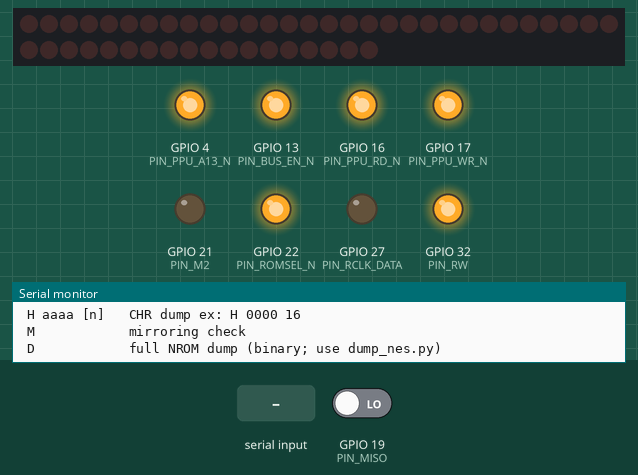
Recording of a program running on a simulated ESP32. Parts: 48 shift-register outputs drawn as a row of LEDs (first output left, lit = HIGH), output pins drawn as LEDs (lit = HIGH), the last lines printed to the serial monitor. Wiring (inferred from the names in the program): 6 × shift register (74HC595): data GPIO 23; shift clock GPIO 18; latch GPIO 33; OE GPIO 25. Wiring (inferred from the signals the program sends): row of LEDs: on Q0, Q1, Q2, Q3, Q4, Q5, Q6, Q7, Q8, Q9, Q10, Q11, Q12, Q13, Q14, Q15, Q16, Q17, Q18, Q19, Q20, Q21, Q22, Q23, Q24, Q25, Q26, Q27, Q28, Q29, Q30, Q31, Q32, Q33, Q34, Q35, Q36, Q37, Q38, Q39, Q40, Q41, Q42, Q43, Q44, Q45, Q46, Q47. Inputs (shaded band) come from the test bench; at power-on: GPIO 19 (PIN_MISO) LOW. Pins used as bus, display or sensor lines are not drawn.

Above: at 1.5 s.
1.6 s: "V\n" received over Serial
At 2.7 s:
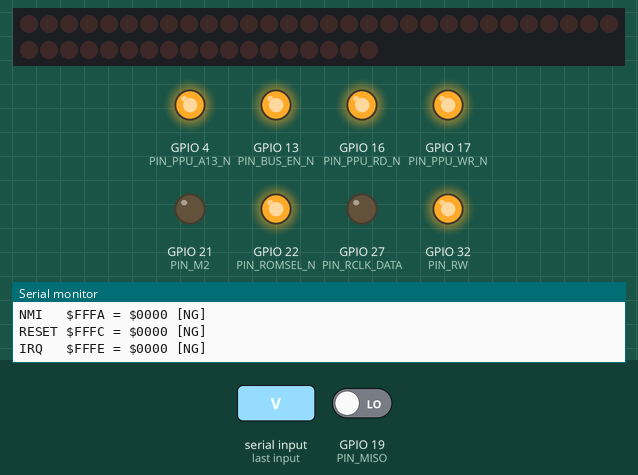
3.1 s: "P\n" received over Serial
At 3.9 s:
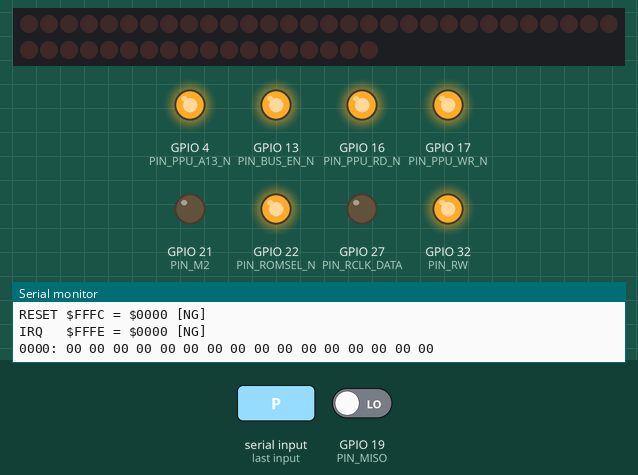
Timing chart, 0 to 6.1 s (numbered marks = the images above; inputs shaded):
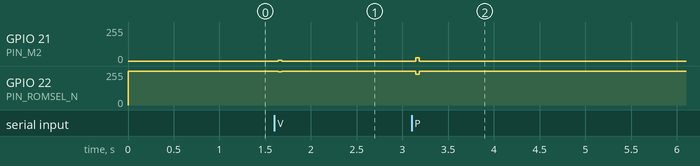

The program:

main.cpp
```cpp
// Famicom ROM Dumper - Bring-up firmware (Hardware.md rev4 準拠)
// シリアル 115200bps。"?" でコマンド一覧。
//
// v2: ハードウェアSPIをやめてビットバングに変更。
//   74HC165 は /PL 直後に QH へ最初のビット(H)を出し、CP の立ち上がりでシフトする。
//   SPI MODE0 は同じ立ち上がりでサンプルするため、ESP32 の入力遅延により
//   シフト後の値を読んで先頭ビットを失う（CPU D7 が消え、末尾に U8:SER=GND の 0 が入る）。
//   ビットバングで「読む → クロック」の順を明示して回避する。
#include <Arduino.h>

// ---- ピン割り当て（Hardware.md §5）----
constexpr int PIN_SCK = 18, PIN_MOSI = 23, PIN_MISO = 19;
constexpr int PIN_RCLK_ADDR = 26, PIN_RCLK_DATA = 27, PIN_OE_DATA_N = 25;
constexpr int PIN_PL_165_N  = 33;
constexpr int PIN_M2 = 21, PIN_ROMSEL_N = 22, PIN_RW = 32;
constexpr int PIN_PPU_RD_N = 16, PIN_PPU_WR_N = 17, PIN_PPU_A13_N = 4;
constexpr int PIN_CIRAM_A10 = 34, PIN_CIRAM_CE_N = 35;
constexpr int PIN_BUS_EN_N = 13;

uint32_t clkDelayUs = 1;               // シフトクロックの H/L 各幅

inline void sclk() {                   // SCK 立ち上がりで 595/165 ともにシフト
  digitalWrite(PIN_SCK, HIGH);
  delayMicroseconds(clkDelayUs);
  digitalWrite(PIN_SCK, LOW);
  delayMicroseconds(clkDelayUs);
}

void shiftOutByte(uint8_t b) {         // MSB first: bit7 -> QH
  for (int i = 7; i >= 0; i--) {
    digitalWrite(PIN_MOSI, (b >> i) & 1);
    sclk();
  }
}

uint8_t shiftInByte() {                // QH を読んでからクロック
  uint8_t v = 0;
  for (int i = 0; i < 8; i++) {
    v = (v << 1) | digitalRead(PIN_MISO);
    sclk();
  }
  return v;
}

// ---------------------------------------------------------------
void idleBus() {                       // 全制御線を非アクティブ側へ
  digitalWrite(PIN_M2, LOW);
  digitalWrite(PIN_ROMSEL_N, HIGH);
  digitalWrite(PIN_RW, HIGH);
  digitalWrite(PIN_PPU_RD_N, HIGH);
  digitalWrite(PIN_PPU_WR_N, HIGH);
  digitalWrite(PIN_PPU_A13_N, HIGH);
}

void setAddr(uint16_t cpuA, uint16_t ppuA) {
  uint8_t buf[4] = {
    (uint8_t)((ppuA >> 8) & 0x3F),     // U4: PPU A13..A8
    (uint8_t)( ppuA       & 0xFF),     // U3: PPU A7..A0
    (uint8_t)((cpuA >> 8) & 0x7F),     // U2: CPU A14..A8
    (uint8_t)( cpuA       & 0xFF)      // U1: CPU A7..A0
  };
  for (uint8_t b : buf) shiftOutByte(b);
  digitalWrite(PIN_RCLK_ADDR, HIGH);
  digitalWrite(PIN_RCLK_ADDR, LOW);
}

// 165 に現在のバス値をロードして 16bit 読む。戻り値: 上位=CPU D, 下位=PPU D
uint16_t read165() {
  digitalWrite(PIN_PL_165_N, LOW);
  delayMicroseconds(1);
  digitalWrite(PIN_PL_165_N, HIGH);
  delayMicroseconds(1);
  uint8_t cpuD = shiftInByte();        // U7 が先
  uint8_t ppuD = shiftInByte();        // U8
  return (uint16_t)cpuD << 8 | ppuD;
}

uint8_t readPrg(uint16_t addr) {       // addr: $8000-$FFFF
  setAddr(addr & 0x7FFF, 0x0000);
  digitalWrite(PIN_RW, HIGH);
  digitalWrite(PIN_M2, HIGH);
  digitalWrite(PIN_ROMSEL_N, LOW);
  delayMicroseconds(2);
  uint8_t v = read165() >> 8;
  digitalWrite(PIN_ROMSEL_N, HIGH);
  digitalWrite(PIN_M2, LOW);
  return v;
}

uint8_t readChr(uint16_t addr) {       // addr: $0000-$1FFF
  setAddr(0x0000, addr & 0x1FFF);      // PA13 = 0
  digitalWrite(PIN_PPU_A13_N, HIGH);
  digitalWrite(PIN_PPU_RD_N, LOW);
  delayMicroseconds(2);
  uint8_t v = read165() & 0xFF;
  digitalWrite(PIN_PPU_RD_N, HIGH);
  return v;
}

// ---------------------------------------------------------------
void help() {
  Serial.println(F(
    "\n--- Step0-2: no cartridge ---\n"
    " E 0|1        BUS_EN_N (0=enable, 1=Hi-Z)\n"
    " A cccc pppp  set address (CPU 15bit, PPU 14bit) ex: A 7FFF 3FFF\n"
    " C n 0|1      control line n: M2 ROMSEL RW RD WR A13\n"
    " I            all control lines inactive\n"
    "--- Step3: no cartridge, SW1 ON ---\n"
    " R            raw 165 read (CPU D / PPU D)\n"
    " G            read CIRAM A10 / CIRAM /CE\n"
    " S n          shift clock half-period [us] (default 1)\n"
    "--- Step4: cartridge inserted, SW1 ON ---\n"
    " V            vectors ($FFFA-$FFFF)\n"
    " P aaaa [n]   PRG dump ex: P FFF0 16\n"
    " H aaaa [n]   CHR dump ex: H 0000 16\n"
    " M            mirroring check\n"
    " D            full NROM dump (binary; use dump_nes.py)"));
}

void dumpLine(uint16_t base, const uint8_t* d, int n) {
  Serial.printf("%04X:", base);
  for (int i = 0; i < n; i++) Serial.printf(" %02X", d[i]);
  Serial.println();
}

void cmdVector() {
  const char* name[] = {"NMI  ", "RESET", "IRQ  "};
  for (int i = 0; i < 3; i++) {
    uint16_t a = 0xFFFA + i * 2;
    uint16_t v = readPrg(a) | (uint16_t)readPrg(a + 1) << 8;
    Serial.printf("%s $%04X = $%04X %s\n", name[i], a, v,
                  v >= 0x8000 ? "[OK]" : "[NG]");
  }
}

void cmdMirror() {
  setAddr(0, 0x2000 | 0x0400);  // PA10=1, PA11=0
  int a10_1 = digitalRead(PIN_CIRAM_A10);
  setAddr(0, 0x2000 | 0x0800);  // PA10=0, PA11=1
  int a11_1 = digitalRead(PIN_CIRAM_A10);
  setAddr(0, 0x2000);
  int base  = digitalRead(PIN_CIRAM_A10);
  Serial.printf("CIRAM A10: base=%d PA10=%d PA11=%d -> ", base, a10_1, a11_1);
  if (base == 0 && a10_1 == 1 && a11_1 == 0)      Serial.println("VERTICAL (follows PA10)");
  else if (base == 0 && a10_1 == 0 && a11_1 == 1) Serial.println("HORIZONTAL (follows PA11)");
  else                                            Serial.println("UNKNOWN (1-screen / 4-screen / wiring fault)");
}

// ---- 全ダンプ (NROM) ----------------------------------------------
static uint8_t romBuf[0x8000 + 0x2000];          // PRG 32KB + CHR 8KB

uint32_t crc32(const uint8_t* d, size_t n, uint32_t c = 0xFFFFFFFF) {
  for (size_t i = 0; i < n; i++) {
    c ^= d[i];
    for (int k = 0; k < 8; k++) c = (c >> 1) ^ (0xEDB88320 & -(c & 1));
  }
  return c;
}

char detectMirror() {                  // 'V' / 'H' / '?'
  setAddr(0, 0x2000);          int base = digitalRead(PIN_CIRAM_A10);
  setAddr(0, 0x2000 | 0x0400); int a10  = digitalRead(PIN_CIRAM_A10);
  setAddr(0, 0x2000 | 0x0800); int a11  = digitalRead(PIN_CIRAM_A10);
  if (base == 0 && a10 == 1 && a11 == 0) return 'V';
  if (base == 0 && a10 == 0 && a11 == 1) return 'H';
  return '?';
}

// プロトコル: "DUMP prg=<n> chr=<n> mir=<c>\n" + PRG + CHR + "END crc=<hex>\n"
void cmdDump() {
  uint8_t* prg = romBuf;
  uint8_t* chr = romBuf + 0x8000;
  for (uint32_t i = 0; i < 0x8000; i++) {
    prg[i] = readPrg(0x8000 + i);
    if ((i & 0x3FF) == 0) delay(0);    // 1KBごとに他タスクへ譲る (WDT対策)
  }
  for (uint32_t i = 0; i < 0x2000; i++) {
    chr[i] = readChr(i);
    if ((i & 0x3FF) == 0) delay(0);
  }
  char mir = detectMirror();

  // NROM-128 判定: 前半16KBと後半16KBが一致すれば 16KB 品
  size_t prgSize = memcmp(prg, prg + 0x4000, 0x4000) == 0 ? 0x4000 : 0x8000;
  const uint8_t* prgOut = (prgSize == 0x4000) ? prg + 0x4000 : prg;  // $C000側を採用

  uint32_t c = crc32(prgOut, prgSize);
  c = ~crc32(chr, 0x2000, c);

  Serial.printf("DUMP prg=%u chr=%u mir=%c\n", (unsigned)prgSize, 0x2000u, mir);
  Serial.flush();
  Serial.write(prgOut, prgSize);
  Serial.write(chr, 0x2000);
  Serial.flush();
  Serial.printf("\nEND crc=%08X\n", (unsigned)c);
}

void setCtrl(const String& n, int v) {
  int pin = -1;
  if      (n == "M2")     pin = PIN_M2;
  else if (n == "ROMSEL") pin = PIN_ROMSEL_N;
  else if (n == "RW")     pin = PIN_RW;
  else if (n == "RD")     pin = PIN_PPU_RD_N;
  else if (n == "WR")     pin = PIN_PPU_WR_N;
  else if (n == "A13")    pin = PIN_PPU_A13_N;
  if (pin < 0) { Serial.println("bad control line name"); return; }
  digitalWrite(pin, v);
  Serial.printf("%s = %d\n", n.c_str(), v);
}

void handle(String line) {
  line.trim(); line.toUpperCase();
  if (line.isEmpty()) return;
  char c = line[0];
  String a1, a2;
  int sp1 = line.indexOf(' ');
  if (sp1 > 0) {
    String rest = line.substring(sp1 + 1); rest.trim();
    int sp2 = rest.indexOf(' ');
    a1 = sp2 > 0 ? rest.substring(0, sp2) : rest;
    a2 = sp2 > 0 ? rest.substring(sp2 + 1) : "";
    a2.trim();
  }
  auto hex = [](const String& s) { return (uint32_t)strtoul(s.c_str(), nullptr, 16); };

  switch (c) {
    case '?': help(); break;
    case 'E':
      digitalWrite(PIN_BUS_EN_N, a1.toInt() ? HIGH : LOW);
      Serial.printf("BUS_EN_N = %d (%s)\n", a1.toInt(), a1.toInt() ? "Hi-Z" : "enabled");
      break;
    case 'A':
      setAddr(hex(a1), hex(a2));
      Serial.printf("CPU A=$%04X  PPU A=$%04X\n", hex(a1) & 0x7FFF, hex(a2) & 0x3FFF);
      break;
    case 'C': setCtrl(a1, a2.toInt() ? HIGH : LOW); break;
    case 'I': idleBus(); Serial.println("control lines idle"); break;
    case 'R': { uint16_t v = read165();
      Serial.printf("CPU D=%02X  PPU D=%02X\n", v >> 8, v & 0xFF); } break;
    case 'G':
      Serial.printf("CIRAM_A10=%d  CIRAM_CE_N=%d\n",
                    digitalRead(PIN_CIRAM_A10), digitalRead(PIN_CIRAM_CE_N));
      break;
    case 'S':
      clkDelayUs = a1.toInt() > 1 ? (uint32_t)a1.toInt() : 1;
      Serial.printf("shift clock half-period = %u us\n", (unsigned)clkDelayUs);
      break;
    case 'V': cmdVector(); break;
    case 'P': case 'H': {
      uint16_t base = hex(a1);
      int n = a2.length() ? a2.toInt() : 16;
      uint8_t buf[16];
      for (int i = 0; i < n; i += 16) {
        int m = min(16, n - i);
        for (int j = 0; j < m; j++)
          buf[j] = (c == 'P') ? readPrg(base + i + j) : readChr(base + i + j);
        dumpLine(base + i, buf, m);
      }
    } break;
    case 'M': cmdMirror(); break;
    case 'D': cmdDump(); break;
    default: Serial.println("unknown command. ? for help");
  }
}

// ---------------------------------------------------------------
void setup() {
  // 出力ピンは「非アクティブ値を先に書いてから OUTPUT」にしてグリッチを防ぐ
  digitalWrite(PIN_BUS_EN_N, HIGH);  pinMode(PIN_BUS_EN_N, OUTPUT);
  digitalWrite(PIN_OE_DATA_N, HIGH); pinMode(PIN_OE_DATA_N, OUTPUT);
  digitalWrite(PIN_PL_165_N, HIGH);  pinMode(PIN_PL_165_N, OUTPUT);
  digitalWrite(PIN_RCLK_ADDR, LOW);  pinMode(PIN_RCLK_ADDR, OUTPUT);
  digitalWrite(PIN_RCLK_DATA, LOW);  pinMode(PIN_RCLK_DATA, OUTPUT);
  for (int p : {PIN_M2, PIN_ROMSEL_N, PIN_RW, PIN_PPU_RD_N, PIN_PPU_WR_N, PIN_PPU_A13_N})
    pinMode(p, OUTPUT);
  idleBus();
  pinMode(PIN_CIRAM_A10, INPUT);
  pinMode(PIN_CIRAM_CE_N, INPUT);

  digitalWrite(PIN_SCK, LOW);        pinMode(PIN_SCK, OUTPUT);
  digitalWrite(PIN_MOSI, LOW);       pinMode(PIN_MOSI, OUTPUT);
  pinMode(PIN_MISO, INPUT);
  setAddr(0, 0);

  Serial.begin(115200);
  delay(300);
  Serial.println("\nFamicom Dumper v3 (bit-bang + dump). BUS_EN_N=1 (Hi-Z) at boot");
  help();
}

void loop() {
  static String buf;
  while (Serial.available()) {
    char ch = Serial.read();
    if (ch == '\r' || ch == '\n') { handle(buf); buf = ""; }
    else buf += ch;
  }
}
```

Measured:
- after the input at 1.6 s, GPIO 21 (PIN_M2): 0/255 → 7/255 at once, → 0/255 0.04 s later; GPIO 22 (PIN_ROMSEL_N): 255/255 → 248/255 at once, → 255/255 0.04 s later
- after the input at 3.1 s, GPIO 21 (PIN_M2): 0/255 → 25/255 at once, → 0/255 0.04 s later; GPIO 22 (PIN_ROMSEL_N): 255/255 → 231/255 at once, → 255/255 0.04 s later
